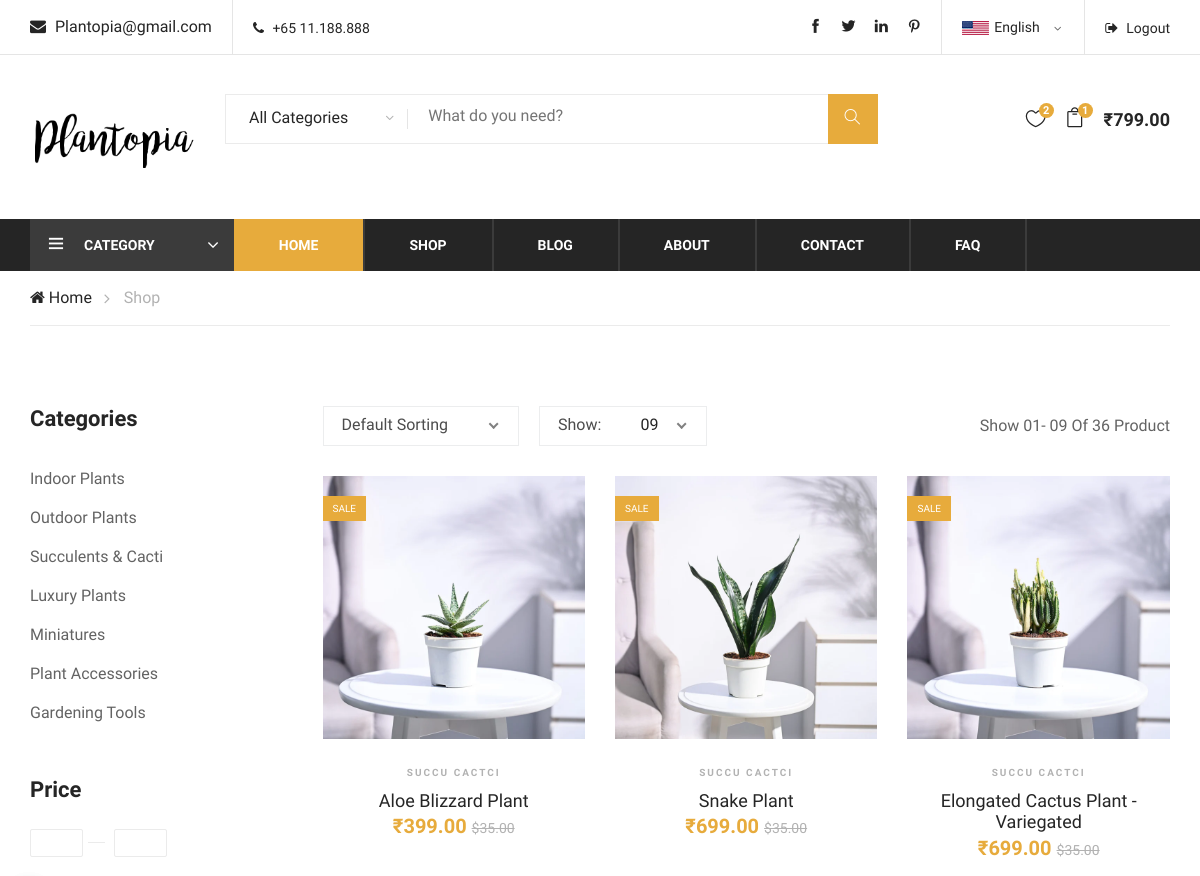
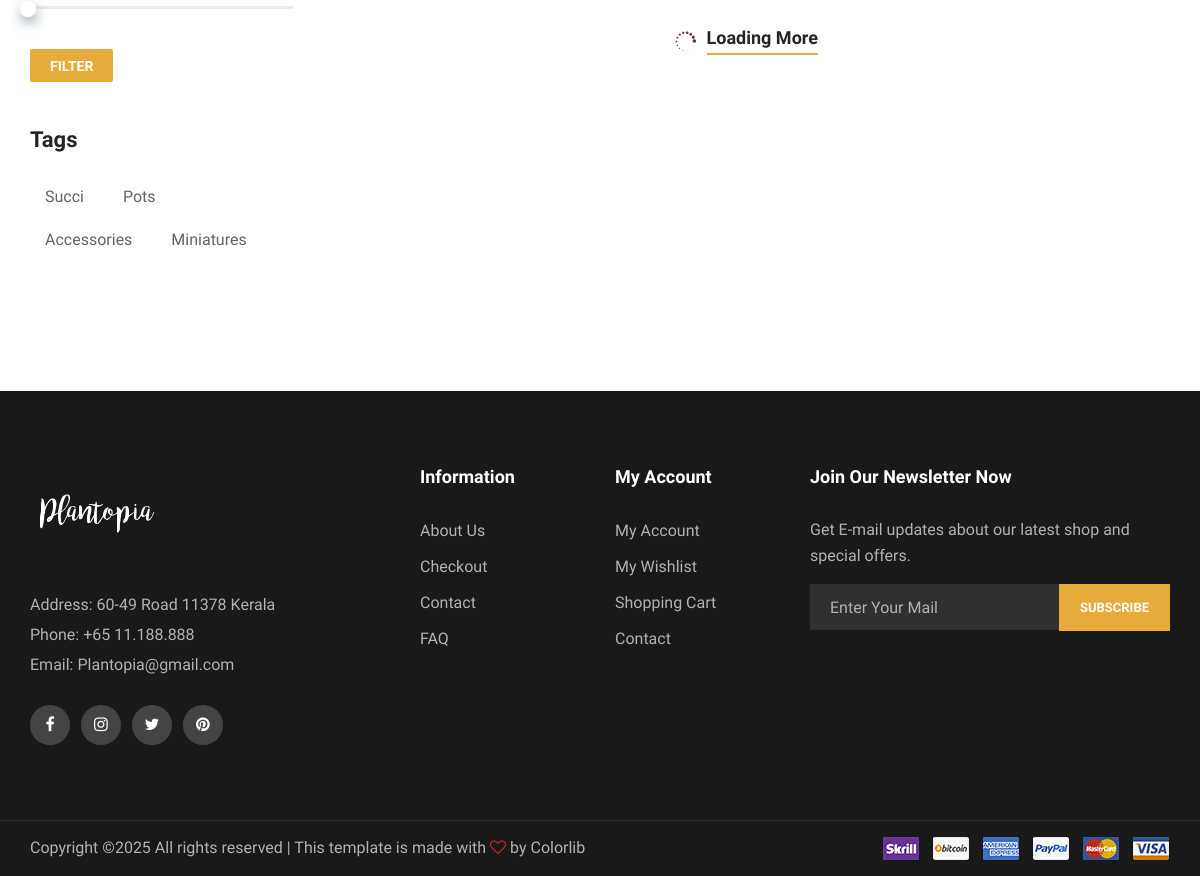
Page /succi/ (signed in) on the committed database (2 pictures, top to bottom).
### ecomapp/models.py (models this page shows, shortened)
class Product(models.Model):
	category=models.ForeignKey(Category,on_delete=models.CASCADE,related_name="products")
	name=models.CharField(max_length=100)
	scientific_name=models.CharField(max_length=50)
	soil=models.CharField(max_length=100)
	height=models.DecimalField(max_digits=5,decimal_places=2)
	weight=models.DecimalField(max_digits=5,decimal_places=2)
	about_plant=models.CharField(max_length=100)
	description=models.TextField(blank=True)
	price=models.DecimalField(max_digits=10,decimal_places=2)
	created_date=models.DateTimeField(auto_now_add=True)
	in_stock=models.BooleanField(default=True)

class Productimage(models.Model):
	product=models.ForeignKey(Product,on_delete=models.CASCADE,related_name="images")
	image=models.ImageField(upload_to="Product_img/",blank=True)
	class Meta:
		verbose_name_plural = 'Product Images'

class Category(models.Model):
	name=models.CharField(max_length=20)
	class Meta:
		verbose_name = 'Category'
		verbose_name_plural = 'Categories'
	def __str__(self):
		return self.name

### ecomapp/views.py (the view)
# urls.py: path("succi/",views.succiplant,name="succi"),
def succiplant(request,):
	succicacti_plants=Product.objects.filter(category=3)
	productimages=Productimage.objects.all()
	context={"succicacti_plants":succicacti_plants,
	"productimages":productimages}
	return render(request,"succi.html",context)

### ecomapp/context_processors.py (called while the page is built)
def cart_items(request):
	cart=getcart(request)
	cart_items=cart.items.all()
	total_amount=sum(items.product.price*items.quantity for items in cart_items)
	coupon_id=request.session.get("coupon_id")
	discount=0
	if coupon_id:
		coupon=get_object_or_404(Coupon,id=coupon_id)
		discount=(coupon.discount)
		total_amount-=discount
	else:
		total_amount=sum(item.product.price * item.quantity for item in cart_items)
	context={"cart":cart,"cart_items":cart_items,"total_amount":total_amount,"discount":discount}
	return {"cart_items":cart_items,"total_amount":total_amount,"discount":discount}

def cart_length(request):
	if request.user.is_authenticated:
		try:
			cart = Cart.objects.get(user=request.user)
			cart_length = cart.items.count()  # Count the number of items in the cart
		except Cart.DoesNotExist:
			cart_length = 0
	else:
		cart_length = 0
	return {'cart_length': cart_length}

def wishlist_length(request):
	if request.user.is_authenticated:
		wishlist_items=Whishlist.objects.filter(user=request.user).select_related("product")
		wishlist_length = wishlist_items.count()  # Count the number of items in the cart
	else:
		wishlist_items=[]
		wishlist_length = 0 # Count the number of items in the cart
	return {'wishlist_length':wishlist_length,"wishlist_items":wishlist_items}

### ecomapp/views.py (called while the page is built)
def getcart(request):
	if not request.session.session_key:
		request.session.create()  # Create a new session if it doesn't exist
	if request.user.is_authenticated:
		cart, created = Cart.objects.get_or_create(user=request.user)
	else:
		session_id = request.session.session_key
		cart, created = Cart.objects.get_or_create(session_id=session_id)
	return cart

### templates/succi.html (shortened to what this page needs)
{% extends "base.html" %}
{% load static %}
{% block content %}
    <div class="breacrumb-section">
        <div class="container">
            <div class="row">
                <div class="col-lg-12">
                    <div class="breadcrumb-text">
                        <a href="{% url 'index' %}"><i class="fa fa-home"></i> Home</a>
                        <span>Shop</span>
                    </div>
                </div>
            </div>
        </div>
    </div>
    <section class="product-shop spad">
        <div class="container">
            <div class="row">
                <div class="col-lg-3 col-md-6 col-sm-8 order-2 order-lg-1 produts-sidebar-filter">
                    <div class="filter-widget">
                        <h4 class="fw-title">Categories</h4>
                        <ul class="filter-catagories">
                             <li><a href="{% url 'indoor' %}">Indoor Plants</a></li>
                            <li><a href="{% url 'outdoor' %}">Outdoor Plants</a></li>
                            <li><a href="{% url 'succi' %}">Succulents & Cacti</a></li>
                            <li><a href="#">Luxury Plants</a></li>
                            <li><a href="#">Miniatures</a></li>
                            <li><a href="#">Plant Accessories</a></li>
                            <li><a href="#">Gardening Tools</a></li>
                        </ul>
                    </div>
                    <div class="filter-widget">
                        <h4 class="fw-title">Price</h4>
                        <div class="filter-range-wrap">
                            <div class="range-slider">
                                <div class="price-input">
                                    <input type="text" id="minamount">
                                    <input type="text" id="maxamount">
                                </div>
                            </div>
                            <div class="price-range ui-slider ui-corner-all ui-slider-horizontal ui-widget ui-widget-content"
                                data-min="33" data-max="98">
                                <span tabindex="0" class="ui-slider-handle ui-corner-all ui-state-default"></span>
                            </div>
                        </div>
                        <a href="#" class="filter-btn">Filter</a>
                    </div>
                    <div class="filter-widget">
                        <h4 class="fw-title">Tags</h4>
                        <div class="fw-tags">
                            <a href="#">Succi</a>
                            <a href="#">Pots</a>
                            <a href="#">Accessories</a>
                            <a href="#">Miniatures</a>
                        </div>
                    </div>
                </div>
                <div class="col-lg-9 order-1 order-lg-2">
                    <div class="product-show-option">
                        <div class="row">
                            <div class="col-lg-7 col-md-7">
                                <div class="select-option">
                                </div>
                            </div>
                            <div class="col-lg-5 col-md-5 text-right">
                                <p>Show 01- 09 Of 36 Product</p>
                            </div>
                        </div>
                    </div>
                    <div class="product-list">
                        <div class="row">
                        	{% for i in succicacti_plants %}
                            <div class="col-lg-4 col-sm-6">
                                <div class="product-item">
                                    <div class="pi-pic">
                                        <img src="{{i.images.first.image.url}}" alt="">
                                        <div class="sale pp-sale">Sale</div>
                                    </div>
                                    <div class="pi-text">
                                        <div class="catagory-name">{{i.category}}</div>
                                        <a href="{% url 'product' i.id %}">
                                            <h5>{{i.name}}</h5>
                                        </a>
                                        <div class="product-price">
                                            ₹{{i.price}}
                                            <span>$35.00</span>
                                        </div>
                                    </div>
                                </div>
                            </div>
                            {% endfor %}
                        </div>
                    </div>
                    <div class="loading-more">
                        <i class="icon_loading"></i>
                        <a href="#">
                            Loading More
                        </a>
                    </div>
                </div>
            </div>
        </div>
    </section>
{% endblock %}

### static/css/style.css (style rules this page uses)
html, body { height: 100%; font-family: "Muli", sans-serif; -webkit-font-smoothing: antialiased; font-smoothing: antialiased; }
h1, h2, h3, h4, h5, h6 { margin: 0; color: #111111; font-weight: 400; font-family: "Muli", sans-serif; }
h4 { font-size: 24px; }
h5 { font-size: 18px; }
p { font-size: 16px; font-family: "Muli", sans-serif; color: #636363; font-weight: 400; line-height: 26px; margin: 0 0 15px 0; }
img { max-width: 100%; }
ul, ol { padding: 0; margin: 0; }
.spad { padding-top: 100px; padding-bottom: 100px; }
.product-item { margin-bottom: 26px; }
.product-item .pi-pic { overflow: hidden; position: relative; }
.product-item .pi-pic img { min-width: 100%; }
.product-item .pi-pic .sale { color: #ffffff; font-size: 10px; background: #76BC42; position: absolute; left: 0; top: 20px; padding: 5px 10px; text-transform: uppercase; }
.product-item .pi-pic .sale.pp-sale { background: #e7ab3c; }
.product-item .pi-text { text-align: center; padding-top: 26px; }
.product-item .pi-text .catagory-name { font-size: 10px; color: #b2b2b2; font-weight: 700; letter-spacing: 2px; text-transform: uppercase; margin-bottom: 10px; }
.product-item .pi-text a { display: block; }
.product-item .pi-text a h5 { color: #252525; }
.product-item .pi-text .product-price { color: #e7ab3c; font-size: 20px; font-weight: 700; }
.product-item .pi-text .product-price span { font-size: 14px; font-weight: 400; color: #b2b2b2; text-decoration: line-through; }
.breadcrumb-text { border-bottom: 1px solid #ebebeb; padding: 15px 0; }
.breadcrumb-text a { display: inline-block; font-size: 16px; color: #252525; margin-right: 28px; position: relative; }
.breadcrumb-text a:after { position: absolute; right: -18px; top: 0px; content: ""; font-family: "FontAwesome"; font-size: 16px; color: #b2b2b2; }
.breadcrumb-text span { display: inline-block; color: #b2b2b2; }
.product-shop { padding-top: 80px; padding-bottom: 80px; }
.filter-widget { margin-bottom: 45px; }
.filter-widget .fw-title { color: #252525; font-size: 22px; font-weight: 700; margin-bottom: 26px; }
.filter-widget .filter-catagories li { list-style: none; }
.filter-widget .filter-catagories li a { display: inline-block; color: #636363; font-size: 16px; line-height: 39px; }
.filter-widget .filter-range-wrap { margin-bottom: 40px; }
.filter-widget .filter-range-wrap .range-slider { margin-bottom: 25px; }
.filter-widget .filter-range-wrap .range-slider .price-input { position: relative; }
.filter-widget .filter-range-wrap .range-slider .price-input:after { position: absolute; left: 58px; top: 13px; height: 1px; width: 17px; background: #ebebeb; content: ""; }
.filter-widget .filter-range-wrap .range-slider .price-input input { font-size: 16px; color: #252525; max-width: 20%; text-align: center; border: 1px solid #ebebeb; border-radius: 2px; }
.filter-widget .filter-range-wrap .range-slider .price-input input:nth-child(1) { margin-right: 28px; }
.filter-widget .filter-range-wrap .price-range { border-radius: 0; }
.filter-widget .filter-range-wrap .price-range.ui-widget-content { border: none; background: #ebebeb; height: 3px; }
.filter-widget .filter-range-wrap .price-range.ui-widget-content .ui-slider-handle { height: 16px; width: 16px; border-radius: 50%; background: #ffffff; border: none; -webkit-box-shadow: 1px 6px 14px -4px #425c6d; box-shadow: 1px 6px 14px -4px #425c6d; outline: none; }
.filter-widget .filter-btn { font-size: 14px; color: #ffffff; font-weight: 700; background: #e7ab3c; padding: 7px 20px 5px; border-radius: 2px; display: inline-block; text-transform: uppercase; }
.filter-widget .fw-tags a { display: inline-block; font-size: 16px; color: #636363; padding: 5px 15px; border: 1px soli d #ebebeb; margin-right: 5px; margin-bottom: 9px; border-radius: 2px; }
.product-show-option { margin-bottom: 30px; }
.product-show-option .select-option { display: -webkit-box; display: -ms-flexbox; display: flex; }
.product-show-option p { margin-bottom: 0; color: #636363; line-height: 39px; }
.loading-more { text-align: center; padding-top: 10px; }
.loading-more i { font-size: 22px; color: #663333; margin-right: 6px; position: relative; top: 7px; }
.loading-more a { font-size: 18px; font-weight: 700; color: #252525; position: relative; display: inline-block; }
.loading-more a:before { position: absolute; left: 0; bottom: -4px; width: 100%; height: 2px; background: #e7ab3c; content: ""; }
@media only screen and (min-width: 1200px) { .container { max-width: 1170px; } }

### rows in the picture
Product: images.first.image (picture), category "SUCCU CACTCI", name "Aloe Blizzard Plant", price "399.00"
Product: images.first.image (picture), category "SUCCU CACTCI", name "Snake Plant", price "699.00"
Product: images.first.image (picture), category "SUCCU CACTCI", name "Elongated Cactus Plant - Variegated", price "699.00"

### other values in the picture
{{ wishlist_length }} "2"
{{ cart_length }} "1"
{{ total_amount }} "799.00"
